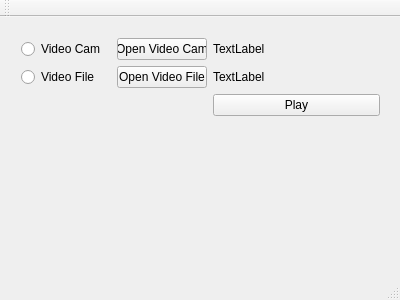
<?xml version="1.0" encoding="UTF-8"?>
<ui version="4.0">
 <class>MainWindow</class>
 <widget class="QMainWindow" name="MainWindow">
  <property name="geometry">
   <rect>
    <x>0</x>
    <y>0</y>
    <width>400</width>
    <height>300</height>
   </rect>
  </property>
  <property name="windowTitle">
   <string>MainWindow</string>
  </property>
  <widget class="QWidget" name="centralWidget">
   <widget class="QWidget" name="layoutWidget">
    <property name="geometry">
     <rect>
      <x>10</x>
      <y>10</y>
      <width>381</width>
      <height>102</height>
     </rect>
    </property>
    <layout class="QGridLayout" name="gridLayout">
     <item row="0" column="1">
      <widget class="QPushButton" name="btnOpenCam">
       <property name="maximumSize">
        <size>
         <width>90</width>
         <height>16777215</height>
        </size>
       </property>
       <property name="text">
        <string>Open Video Cam</string>
       </property>
      </widget>
     </item>
     <item row="2" column="1">
      <widget class="QPushButton" name="btnOpenFile">
       <property name="maximumSize">
        <size>
         <width>90</width>
         <height>16777215</height>
        </size>
       </property>
       <property name="text">
        <string>Open Video File</string>
       </property>
      </widget>
     </item>
     <item row="3" column="2">
      <widget class="QPushButton" name="btnPlay">
       <property name="text">
        <string>Play</string>
       </property>
      </widget>
     </item>
     <item row="2" column="0">
      <widget class="QRadioButton" name="rbFileSource">
       <property name="maximumSize">
        <size>
         <width>90</width>
         <height>16777215</height>
        </size>
       </property>
       <property name="text">
        <string>Video File</string>
       </property>
      </widget>
     </item>
     <item row="0" column="0">
      <widget class="QRadioButton" name="rbCamSource">
       <property name="maximumSize">
        <size>
         <width>90</width>
         <height>16777215</height>
        </size>
       </property>
       <property name="text">
        <string>Video Cam</string>
       </property>
      </widget>
     </item>
     <item row="0" column="2">
      <widget class="QLabel" name="lblFileSource">
       <property name="text">
        <string>TextLabel</string>
       </property>
      </widget>
     </item>
     <item row="2" column="2">
      <widget class="QLabel" name="lblFileName">
       <property name="text">
        <string>TextLabel</string>
       </property>
      </widget>
     </item>
    </layout>
   </widget>
  </widget>
  <widget class="QMenuBar" name="menuBar">
   <property name="geometry">
    <rect>
     <x>0</x>
     <y>0</y>
     <width>400</width>
     <height>21</height>
    </rect>
   </property>
  </widget>
  <widget class="QToolBar" name="mainToolBar">
   <attribute name="toolBarArea">
    <enum>TopToolBarArea</enum>
   </attribute>
   <attribute name="toolBarBreak">
    <bool>false</bool>
   </attribute>
  </widget>
  <widget class="QStatusBar" name="statusBar"/>
 </widget>
 <layoutdefault spacing="6" margin="11"/>
 <resources/>
 <connections/>
</ui>
